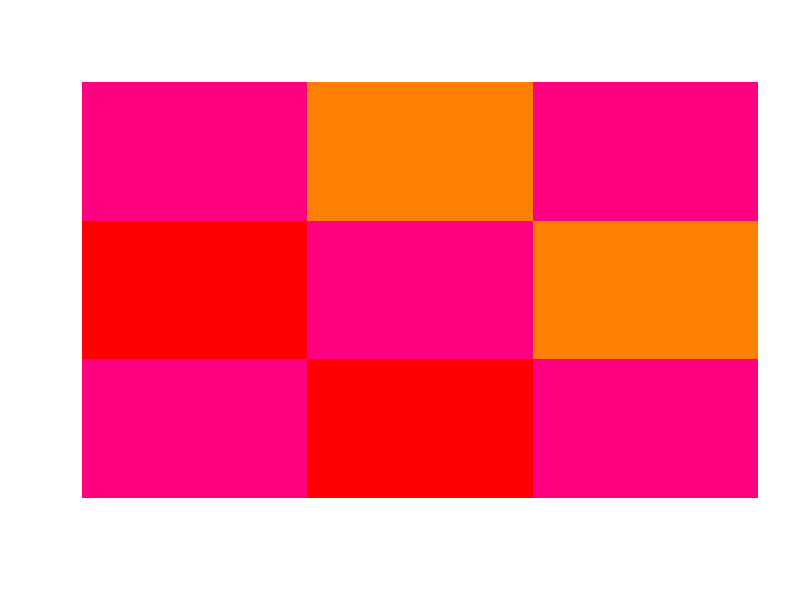

The R source for this figure:
# 1. Изучить поведение плотности нормального распределения. Изучили
# 2. Исследовать зависимость признаков
# Проверить выполнение допущений, необходимых для проверки гипотезы  об отсутствии корреляционной связи
cor.test(trees$Height, trees$Girth)

# Вычислить матрицу коэффициентов корреляции
c <- cor(trees)
c

# Вычислить границы доверительного интервала
# Вычисленно в первом пункте

# Построить график–матрицу
image(seq_len(ncol(c)), seq_len(nrow(c)), c, col = rainbow(12), axes = FALSE, xlab = "", ylab = "")

# 3. С помощью корреляционного отношения исследовать корреляционную зависимость
